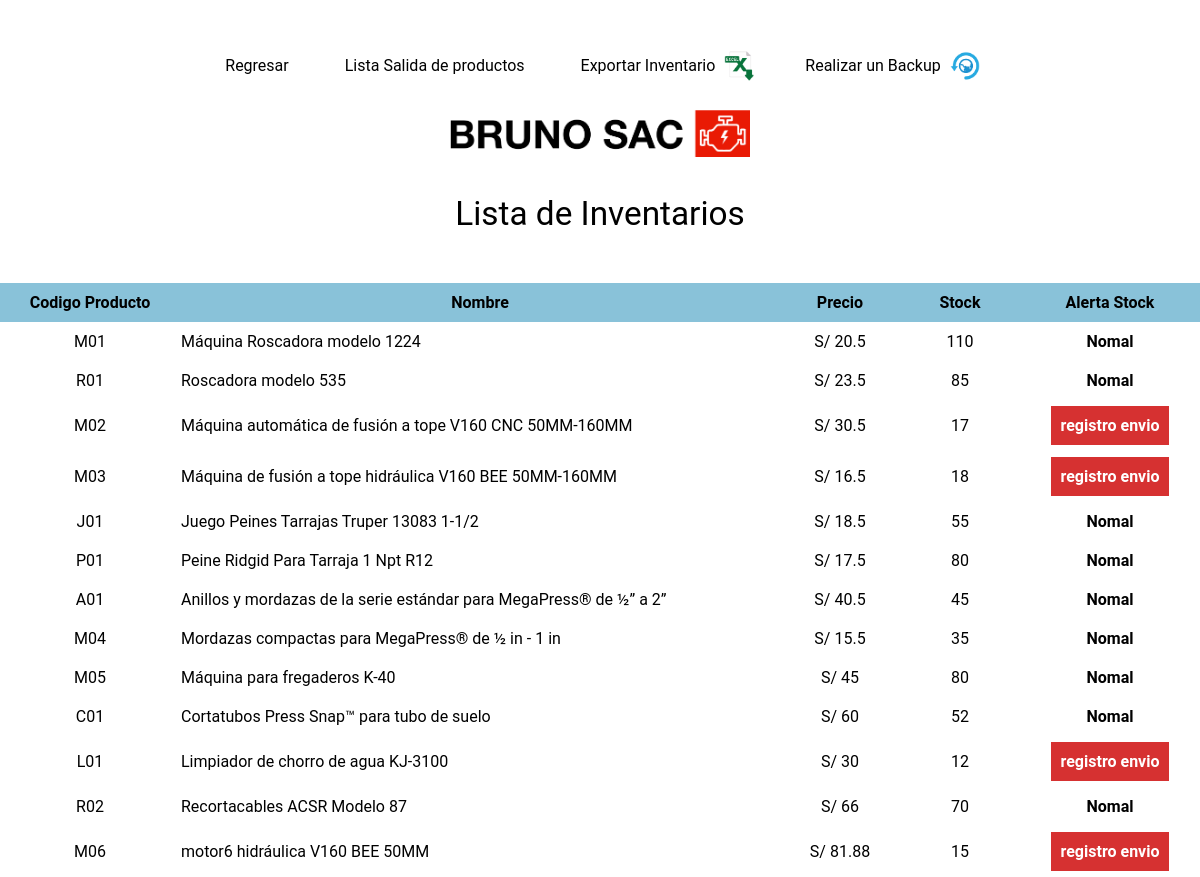
The app's page /inventario/listaiInventario.php, older data.
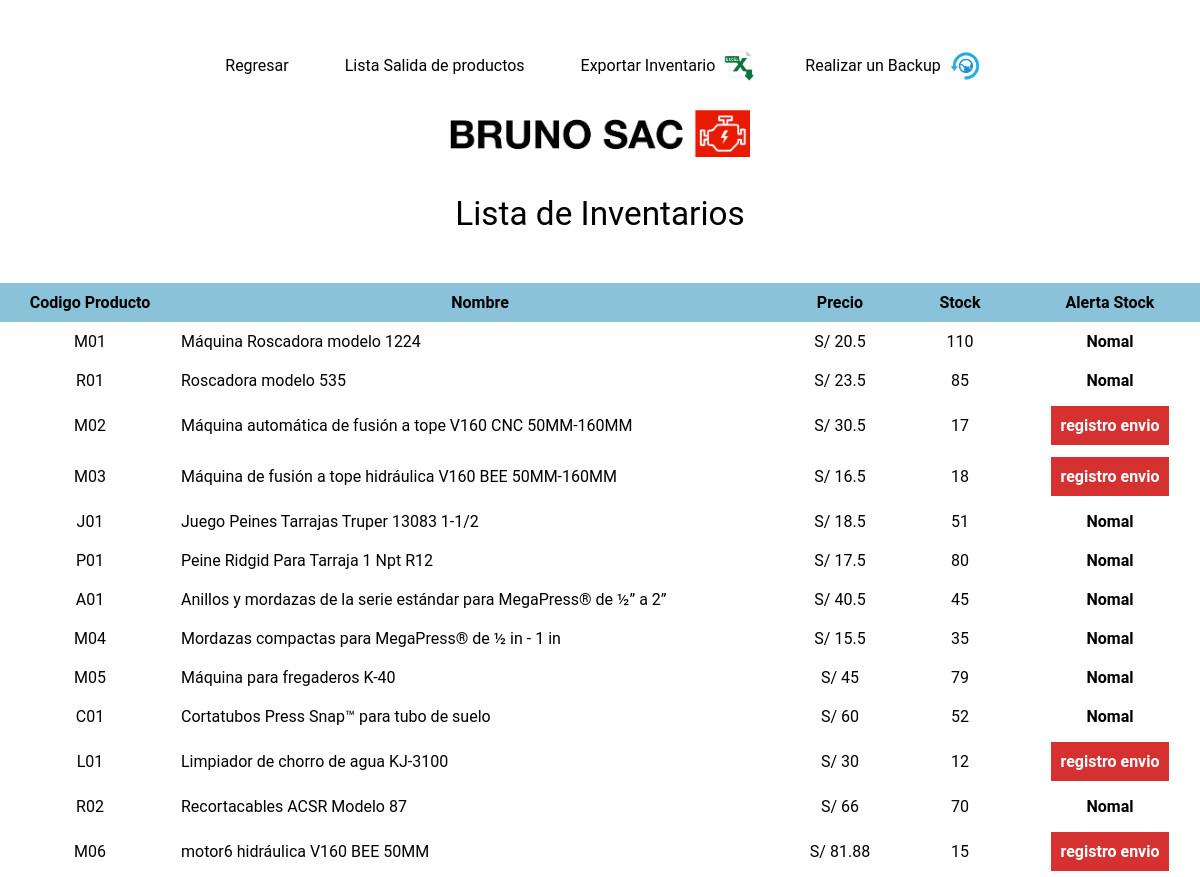
The same page, newer data.
### tables this page shows
CREATE TABLE `inventario` (
  `idInventario` int(11) NOT NULL,
  `codigo` varchar(200) NOT NULL,
  `nombre` varchar(200) NOT NULL,
  `precio` float NOT NULL,
  `stock` int(11) NOT NULL
);

### inventario/listaiInventario.php (the view, shortened to what this page needs)
<!DOCTYPE html>
<html lang="es">
<head>
    <link rel="stylesheet" href="../css/style.css">
</head>
<body>
    <?php
    include('../conexion/db.php');
    $sql = "select * from inventario";
    $result = mysqli_query($conexion, $sql);
    $sql_n = "SELECT * FROM inventario";
    if ($result = mysqli_query($conexion, $sql_n)) {
        $numeroF = mysqli_num_rows($result);
    }
    ?>
    <div class="inventarios">
        <nav class="menu">
            <ul>
                <li> <a href="../entraProducto/listaProductos.php">Regresar</a></li>
                <li> <a href="../salidaProducto/listaSalidad.php">Lista Salida de productos</a></li>
                <li><a href="excel.php">Exportar Inventario <img class="iconos" src="../img/xls.png"></a></li>
                <li><a href="backup.php">Realizar un Backup <img class="iconos" src="../img/backup.png"></a></li>
            </ul>
        </nav>
        <div class="logo"><img src="../img/logo.png"></div>
        <p class="titulo">Lista de Inventarios</p>
        <table>
            <thead>
                <tr>
                    <th>Codigo producto</th>
                    <th>Nombre</th>
                    <th>Precio</th>
                    <th>Stock</th>
                    <th>Alerta Stock</th>
                </tr>
            </thead>
            <tbody class="stock">
                <?php while ($mostrar = mysqli_fetch_array($result)) {
                ?>
                    <tr>
                        <td><?php echo $mostrar['codigo'] ?></td>
                        <td><?php echo $mostrar['nombre'] ?></td>
                        <td>S/ <?php echo $mostrar['precio'] ?></td>
                        <td><?php echo $mostrar['stock'] ?></td>
                        <th>
                            <?php
                            if ($mostrar['stock'] <= 20) {
                                echo '<div><a href="registro.php" class="registro">registro envio<a></div>';
                            } else {
                                echo "<div>Nomal</div>";
                            };
                            ?>
                        </th>
                    </tr>
                <?php
                }
                ?>
            </tbody>
        </table>
    </div>
</body>
</html>

Row changes from the older to the newer data that the page shows:
changed inventario "Juego Peines Tarrajas Truper 13083 1-1/2": stock "55" → "51"
changed inventario "Máquina para fregaderos K-40": stock "80" → "79"
